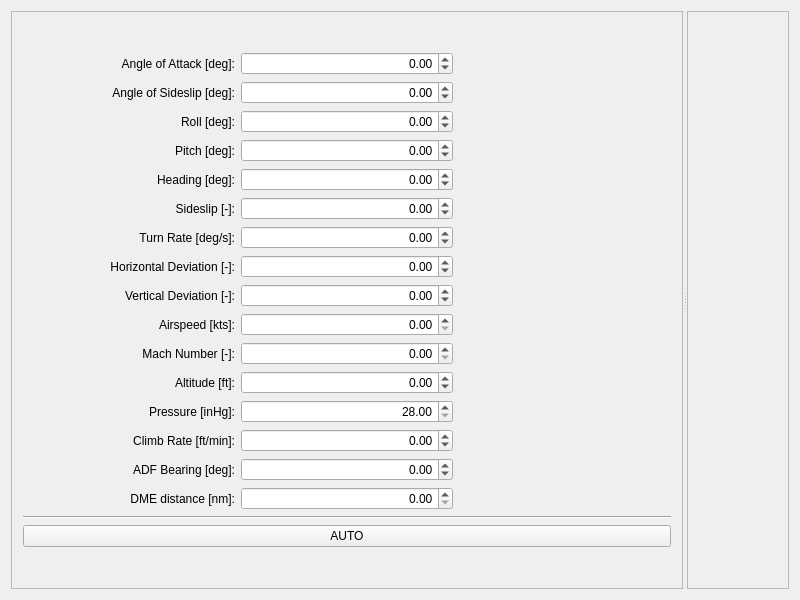
<?xml version="1.0" encoding="UTF-8"?>
<ui version="4.0">
 <class>MainWindow</class>
 <widget class="QMainWindow" name="MainWindow">
  <property name="geometry">
   <rect>
    <x>0</x>
    <y>0</y>
    <width>800</width>
    <height>600</height>
   </rect>
  </property>
  <property name="windowTitle">
   <string>QFlightInstruments Example</string>
  </property>
  <property name="locale">
   <locale language="English" country="UnitedStates"/>
  </property>
  <widget class="QWidget" name="centralWidget">
   <layout class="QGridLayout" name="gridLayout_5">
    <item row="0" column="0">
     <widget class="QSplitter" name="splitter">
      <property name="orientation">
       <enum>Qt::Horizontal</enum>
      </property>
      <widget class="QFrame" name="frame">
       <property name="sizePolicy">
        <sizepolicy hsizetype="Minimum" vsizetype="Preferred">
         <horstretch>0</horstretch>
         <verstretch>0</verstretch>
        </sizepolicy>
       </property>
       <property name="maximumSize">
        <size>
         <width>16777215</width>
         <height>16777215</height>
        </size>
       </property>
       <property name="frameShape">
        <enum>QFrame::StyledPanel</enum>
       </property>
       <property name="frameShadow">
        <enum>QFrame::Raised</enum>
       </property>
       <layout class="QGridLayout" name="gridLayout_3">
        <item row="0" column="0">
         <layout class="QGridLayout" name="gridLayout">
          <item row="7" column="0">
           <widget class="QLabel" name="label_6">
            <property name="text">
             <string>Horizontal Deviation [-]:</string>
            </property>
            <property name="alignment">
             <set>Qt::AlignRight|Qt::AlignTrailing|Qt::AlignVCenter</set>
            </property>
            <property name="buddy">
             <cstring>spinBoxDevH</cstring>
            </property>
           </widget>
          </item>
          <item row="9" column="0">
           <widget class="QLabel" name="label_8">
            <property name="text">
             <string>Airspeed [kts]:</string>
            </property>
            <property name="alignment">
             <set>Qt::AlignRight|Qt::AlignTrailing|Qt::AlignVCenter</set>
            </property>
            <property name="buddy">
             <cstring>spinBoxSpeed</cstring>
            </property>
           </widget>
          </item>
          <item row="3" column="1">
           <widget class="QDoubleSpinBox" name="spinBoxPitch">
            <property name="alignment">
             <set>Qt::AlignRight|Qt::AlignTrailing|Qt::AlignVCenter</set>
            </property>
            <property name="minimum">
             <double>-90.000000000000000</double>
            </property>
            <property name="maximum">
             <double>90.000000000000000</double>
            </property>
           </widget>
          </item>
          <item row="11" column="0">
           <widget class="QLabel" name="label_9">
            <property name="text">
             <string>Altitude [ft]:</string>
            </property>
            <property name="alignment">
             <set>Qt::AlignRight|Qt::AlignTrailing|Qt::AlignVCenter</set>
            </property>
            <property name="buddy">
             <cstring>spinBoxAlt</cstring>
            </property>
           </widget>
          </item>
          <item row="13" column="1">
           <widget class="QDoubleSpinBox" name="spinBoxClimb">
            <property name="alignment">
             <set>Qt::AlignRight|Qt::AlignTrailing|Qt::AlignVCenter</set>
            </property>
            <property name="minimum">
             <double>-10.500000000000000</double>
            </property>
            <property name="maximum">
             <double>10.500000000000000</double>
            </property>
            <property name="singleStep">
             <double>0.500000000000000</double>
            </property>
           </widget>
          </item>
          <item row="0" column="0">
           <widget class="QLabel" name="label_13">
            <property name="text">
             <string>Angle of Attack [deg]:</string>
            </property>
            <property name="alignment">
             <set>Qt::AlignRight|Qt::AlignTrailing|Qt::AlignVCenter</set>
            </property>
           </widget>
          </item>
          <item row="5" column="1">
           <widget class="QDoubleSpinBox" name="spinBoxSlip">
            <property name="alignment">
             <set>Qt::AlignRight|Qt::AlignTrailing|Qt::AlignVCenter</set>
            </property>
            <property name="minimum">
             <double>-1.000000000000000</double>
            </property>
            <property name="maximum">
             <double>1.000000000000000</double>
            </property>
            <property name="singleStep">
             <double>0.050000000000000</double>
            </property>
           </widget>
          </item>
          <item row="12" column="1">
           <widget class="QDoubleSpinBox" name="spinBoxPress">
            <property name="alignment">
             <set>Qt::AlignRight|Qt::AlignTrailing|Qt::AlignVCenter</set>
            </property>
            <property name="minimum">
             <double>28.000000000000000</double>
            </property>
            <property name="maximum">
             <double>31.500000000000000</double>
            </property>
           </widget>
          </item>
          <item row="8" column="1">
           <widget class="QDoubleSpinBox" name="spinBoxDevV">
            <property name="alignment">
             <set>Qt::AlignRight|Qt::AlignTrailing|Qt::AlignVCenter</set>
            </property>
            <property name="minimum">
             <double>-1.000000000000000</double>
            </property>
            <property name="maximum">
             <double>1.000000000000000</double>
            </property>
            <property name="singleStep">
             <double>0.050000000000000</double>
            </property>
           </widget>
          </item>
          <item row="2" column="1">
           <widget class="QDoubleSpinBox" name="spinBoxRoll">
            <property name="alignment">
             <set>Qt::AlignRight|Qt::AlignTrailing|Qt::AlignVCenter</set>
            </property>
            <property name="minimum">
             <double>-180.000000000000000</double>
            </property>
            <property name="maximum">
             <double>180.000000000000000</double>
            </property>
           </widget>
          </item>
          <item row="13" column="0">
           <widget class="QLabel" name="label_10">
            <property name="text">
             <string>Climb Rate [ft/min]:</string>
            </property>
            <property name="alignment">
             <set>Qt::AlignRight|Qt::AlignTrailing|Qt::AlignVCenter</set>
            </property>
            <property name="buddy">
             <cstring>spinBoxClimb</cstring>
            </property>
           </widget>
          </item>
          <item row="9" column="1">
           <widget class="QDoubleSpinBox" name="spinBoxSpeed">
            <property name="alignment">
             <set>Qt::AlignRight|Qt::AlignTrailing|Qt::AlignVCenter</set>
            </property>
            <property name="maximum">
             <double>9999.000000000000000</double>
            </property>
           </widget>
          </item>
          <item row="1" column="1">
           <widget class="QDoubleSpinBox" name="spinBoxBeta">
            <property name="alignment">
             <set>Qt::AlignRight|Qt::AlignTrailing|Qt::AlignVCenter</set>
            </property>
            <property name="minimum">
             <double>-15.000000000000000</double>
            </property>
            <property name="maximum">
             <double>15.000000000000000</double>
            </property>
           </widget>
          </item>
          <item row="4" column="0">
           <widget class="QLabel" name="label_3">
            <property name="text">
             <string>Heading [deg]:</string>
            </property>
            <property name="alignment">
             <set>Qt::AlignRight|Qt::AlignTrailing|Qt::AlignVCenter</set>
            </property>
            <property name="buddy">
             <cstring>spinBoxHead</cstring>
            </property>
           </widget>
          </item>
          <item row="17" column="0" colspan="3">
           <widget class="QPushButton" name="pushButtonAuto">
            <property name="text">
             <string>AUTO</string>
            </property>
            <property name="checkable">
             <bool>true</bool>
            </property>
           </widget>
          </item>
          <item row="10" column="0">
           <widget class="QLabel" name="label_11">
            <property name="text">
             <string>Mach Number [-]:</string>
            </property>
            <property name="alignment">
             <set>Qt::AlignRight|Qt::AlignTrailing|Qt::AlignVCenter</set>
            </property>
            <property name="buddy">
             <cstring>spinBoxMach</cstring>
            </property>
           </widget>
          </item>
          <item row="6" column="0">
           <widget class="QLabel" name="label_5">
            <property name="text">
             <string>Turn Rate [deg/s]:</string>
            </property>
            <property name="alignment">
             <set>Qt::AlignRight|Qt::AlignTrailing|Qt::AlignVCenter</set>
            </property>
            <property name="buddy">
             <cstring>spinBoxTurn</cstring>
            </property>
           </widget>
          </item>
          <item row="14" column="0">
           <widget class="QLabel" name="label_15">
            <property name="text">
             <string>ADF Bearing [deg]:</string>
            </property>
            <property name="alignment">
             <set>Qt::AlignRight|Qt::AlignTrailing|Qt::AlignVCenter</set>
            </property>
           </widget>
          </item>
          <item row="4" column="1">
           <widget class="QDoubleSpinBox" name="spinBoxHead">
            <property name="alignment">
             <set>Qt::AlignRight|Qt::AlignTrailing|Qt::AlignVCenter</set>
            </property>
            <property name="minimum">
             <double>-360.000000000000000</double>
            </property>
            <property name="maximum">
             <double>360.000000000000000</double>
            </property>
           </widget>
          </item>
          <item row="2" column="0">
           <widget class="QLabel" name="label">
            <property name="text">
             <string>Roll [deg]:</string>
            </property>
            <property name="alignment">
             <set>Qt::AlignRight|Qt::AlignTrailing|Qt::AlignVCenter</set>
            </property>
            <property name="buddy">
             <cstring>spinBoxRoll</cstring>
            </property>
           </widget>
          </item>
          <item row="6" column="1">
           <widget class="QDoubleSpinBox" name="spinBoxTurn">
            <property name="alignment">
             <set>Qt::AlignRight|Qt::AlignTrailing|Qt::AlignVCenter</set>
            </property>
            <property name="minimum">
             <double>-7.000000000000000</double>
            </property>
            <property name="maximum">
             <double>7.000000000000000</double>
            </property>
            <property name="singleStep">
             <double>0.100000000000000</double>
            </property>
           </widget>
          </item>
          <item row="8" column="0">
           <widget class="QLabel" name="label_7">
            <property name="text">
             <string>Vertical Deviation [-]:</string>
            </property>
            <property name="alignment">
             <set>Qt::AlignRight|Qt::AlignTrailing|Qt::AlignVCenter</set>
            </property>
            <property name="buddy">
             <cstring>spinBoxDevV</cstring>
            </property>
           </widget>
          </item>
          <item row="5" column="0">
           <widget class="QLabel" name="label_4">
            <property name="text">
             <string>Sideslip [-]:</string>
            </property>
            <property name="alignment">
             <set>Qt::AlignRight|Qt::AlignTrailing|Qt::AlignVCenter</set>
            </property>
            <property name="buddy">
             <cstring>spinBoxSlip</cstring>
            </property>
           </widget>
          </item>
          <item row="16" column="0" colspan="3">
           <widget class="Line" name="line">
            <property name="orientation">
             <enum>Qt::Horizontal</enum>
            </property>
           </widget>
          </item>
          <item row="10" column="1">
           <widget class="QDoubleSpinBox" name="spinBoxMach">
            <property name="alignment">
             <set>Qt::AlignRight|Qt::AlignTrailing|Qt::AlignVCenter</set>
            </property>
            <property name="maximum">
             <double>20.000000000000000</double>
            </property>
           </widget>
          </item>
          <item row="3" column="0">
           <widget class="QLabel" name="label_2">
            <property name="text">
             <string>Pitch [deg]:</string>
            </property>
            <property name="alignment">
             <set>Qt::AlignRight|Qt::AlignTrailing|Qt::AlignVCenter</set>
            </property>
            <property name="buddy">
             <cstring>spinBoxPitch</cstring>
            </property>
           </widget>
          </item>
          <item row="0" column="1">
           <widget class="QDoubleSpinBox" name="spinBoxAlpha">
            <property name="alignment">
             <set>Qt::AlignRight|Qt::AlignTrailing|Qt::AlignVCenter</set>
            </property>
            <property name="minimum">
             <double>-20.000000000000000</double>
            </property>
            <property name="maximum">
             <double>20.000000000000000</double>
            </property>
           </widget>
          </item>
          <item row="7" column="1">
           <widget class="QDoubleSpinBox" name="spinBoxDevH">
            <property name="alignment">
             <set>Qt::AlignRight|Qt::AlignTrailing|Qt::AlignVCenter</set>
            </property>
            <property name="minimum">
             <double>-1.000000000000000</double>
            </property>
            <property name="maximum">
             <double>1.000000000000000</double>
            </property>
            <property name="singleStep">
             <double>0.050000000000000</double>
            </property>
           </widget>
          </item>
          <item row="14" column="1">
           <widget class="QDoubleSpinBox" name="spinBoxADF">
            <property name="alignment">
             <set>Qt::AlignRight|Qt::AlignTrailing|Qt::AlignVCenter</set>
            </property>
            <property name="minimum">
             <double>-360.000000000000000</double>
            </property>
            <property name="maximum">
             <double>360.000000000000000</double>
            </property>
           </widget>
          </item>
          <item row="12" column="0">
           <widget class="QLabel" name="label_12">
            <property name="text">
             <string>Pressure [inHg]:</string>
            </property>
            <property name="alignment">
             <set>Qt::AlignRight|Qt::AlignTrailing|Qt::AlignVCenter</set>
            </property>
            <property name="buddy">
             <cstring>spinBoxPress</cstring>
            </property>
           </widget>
          </item>
          <item row="11" column="1">
           <widget class="QDoubleSpinBox" name="spinBoxAlt">
            <property name="alignment">
             <set>Qt::AlignRight|Qt::AlignTrailing|Qt::AlignVCenter</set>
            </property>
            <property name="minimum">
             <double>-1000.000000000000000</double>
            </property>
            <property name="maximum">
             <double>99999.000000000000000</double>
            </property>
            <property name="singleStep">
             <double>10.000000000000000</double>
            </property>
           </widget>
          </item>
          <item row="1" column="0">
           <widget class="QLabel" name="label_14">
            <property name="text">
             <string>Angle of Sideslip [deg]:</string>
            </property>
            <property name="alignment">
             <set>Qt::AlignRight|Qt::AlignTrailing|Qt::AlignVCenter</set>
            </property>
           </widget>
          </item>
          <item row="15" column="0">
           <widget class="QLabel" name="label_16">
            <property name="text">
             <string>DME distance [nm]:</string>
            </property>
            <property name="alignment">
             <set>Qt::AlignRight|Qt::AlignTrailing|Qt::AlignVCenter</set>
            </property>
           </widget>
          </item>
          <item row="15" column="1">
           <widget class="QDoubleSpinBox" name="spinBoxDME">
            <property name="alignment">
             <set>Qt::AlignRight|Qt::AlignTrailing|Qt::AlignVCenter</set>
            </property>
            <property name="maximum">
             <double>999.000000000000000</double>
            </property>
           </widget>
          </item>
         </layout>
        </item>
       </layout>
      </widget>
      <widget class="QFrame" name="frame_2">
       <property name="frameShape">
        <enum>QFrame::StyledPanel</enum>
       </property>
       <property name="frameShadow">
        <enum>QFrame::Raised</enum>
       </property>
       <layout class="QGridLayout" name="gridLayout_4">
        <item row="0" column="0">
         <layout class="QGridLayout" name="gridLayout_2">
          <item row="0" column="2" rowspan="2">
           <widget class="WidgetSix" name="widgetSix" native="true">
            <property name="sizePolicy">
             <sizepolicy hsizetype="Preferred" vsizetype="Preferred">
              <horstretch>3</horstretch>
              <verstretch>0</verstretch>
             </sizepolicy>
            </property>
           </widget>
          </item>
          <item row="0" column="0" rowspan="2">
           <widget class="WidgetPFD" name="widgetPFD" native="true">
            <property name="sizePolicy">
             <sizepolicy hsizetype="Preferred" vsizetype="Preferred">
              <horstretch>2</horstretch>
              <verstretch>0</verstretch>
             </sizepolicy>
            </property>
           </widget>
          </item>
          <item row="0" column="1" rowspan="2">
           <widget class="WidgetNAV" name="widgetNAV" native="true">
            <property name="sizePolicy">
             <sizepolicy hsizetype="Preferred" vsizetype="Preferred">
              <horstretch>2</horstretch>
              <verstretch>0</verstretch>
             </sizepolicy>
            </property>
            <property name="minimumSize">
             <size>
              <width>0</width>
              <height>0</height>
             </size>
            </property>
           </widget>
          </item>
         </layout>
        </item>
       </layout>
      </widget>
     </widget>
    </item>
   </layout>
  </widget>
 </widget>
 <layoutdefault spacing="6" margin="11"/>
 <customwidgets>
  <customwidget>
   <class>WidgetPFD</class>
   <extends>QWidget</extends>
   <header>WidgetPFD.hpp</header>
   <container>1</container>
  </customwidget>
  <customwidget>
   <class>WidgetSix</class>
   <extends>QWidget</extends>
   <header>WidgetSix.hpp</header>
   <container>1</container>
  </customwidget>
  <customwidget>
   <class>WidgetNAV</class>
   <extends>QWidget</extends>
   <header>WidgetNAV.hpp</header>
   <container>1</container>
  </customwidget>
 </customwidgets>
 <tabstops>
  <tabstop>spinBoxRoll</tabstop>
  <tabstop>spinBoxPitch</tabstop>
  <tabstop>spinBoxHead</tabstop>
  <tabstop>spinBoxSlip</tabstop>
  <tabstop>spinBoxTurn</tabstop>
  <tabstop>spinBoxDevH</tabstop>
  <tabstop>spinBoxDevV</tabstop>
  <tabstop>spinBoxSpeed</tabstop>
  <tabstop>spinBoxMach</tabstop>
  <tabstop>spinBoxAlt</tabstop>
  <tabstop>spinBoxPress</tabstop>
  <tabstop>spinBoxClimb</tabstop>
  <tabstop>pushButtonAuto</tabstop>
 </tabstops>
 <resources/>
 <connections/>
</ui>
